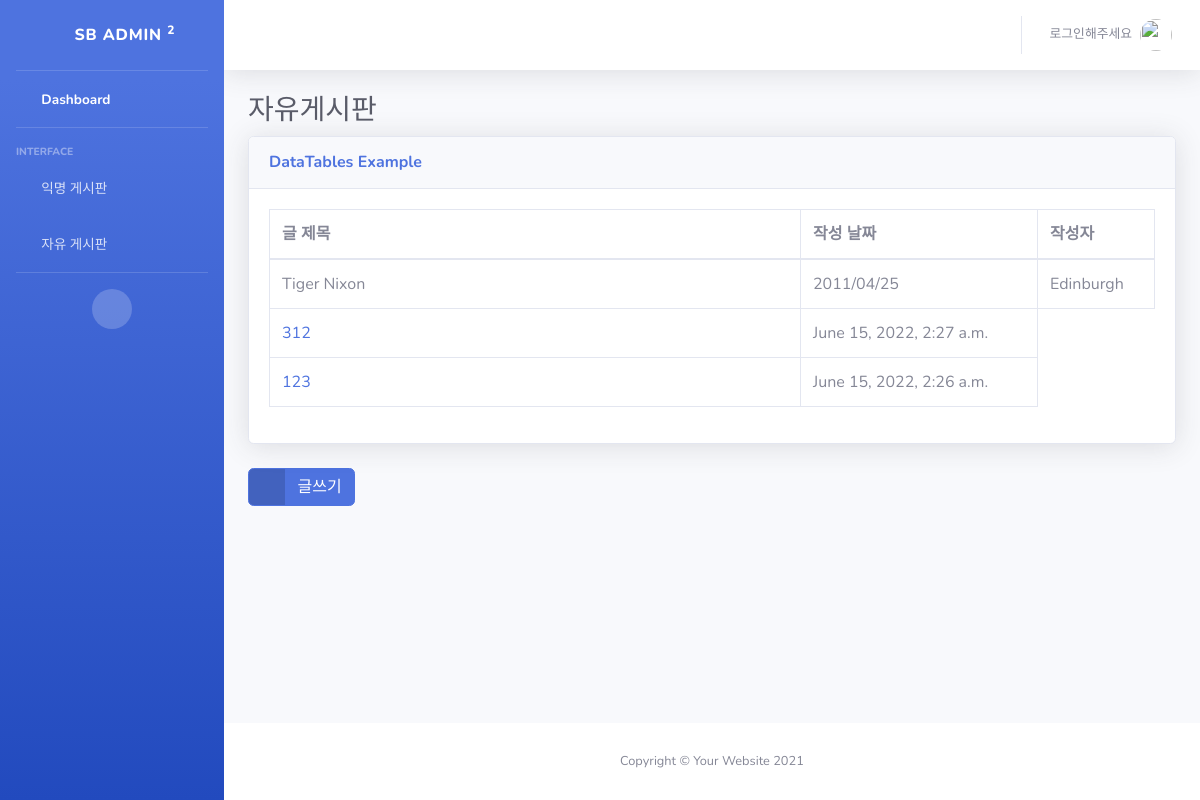
The page / on the database its author committed.
### devapp/models.py (models this page shows, shortened)
class Post(models.Model):
    title = models.CharField(max_length=200)
    body = models.TextField()
    date = models.DateTimeField(auto_now_add=True)

### devapp/views.py (the view)
# urls.py: path('', views.home, name='home'),
def home(req):
    posts = Post.objects.filter().order_by('-date')
    return render(req, 'index.html', {'posts': posts})

### devapp/templates/index.html
{% extends 'base.html'%}
{% block content %}
<h1 class="h3 mb-2 text-gray-800">자유게시판</h1>
<div class="card shadow mb-4">
    <div class="card-header py-3">
        <h6 class="m-0 font-weight-bold text-primary">DataTables Example</h6>
    </div>
    <div class="card-body">
        <div class="table-responsive">
            <table class="table table-bordered" id="dataTable" width="100%" cellspacing="0">
                <thead>
                    <tr>
                        <th style="width: 60%">글 제목</th>
                        <th>작성 날짜</th>
                        <th>작성자</th>
                    </tr>
                </thead>
                <tbody>
                    <tr>
                        <td>Tiger Nixon</td>
                        <td>2011/04/25</td>
                        <td>Edinburgh</td>
                    </tr>
                    {% for post in posts %}
                    <tr>
                        <td><a href="{% url 'detail' post.id %}">{{post.title}}</a></td>
                        <td>{{post.date}}</td>
                    </tr>
                    {% endfor %}
                </tbody>
            </table>
        </div>
    </div>
</div>
<a href="{% url 'postcreate' %}" class="btn btn-primary btn-icon-split">
    <span class="icon text-white-50">
        <i class="fas fa-flag"></i>
    </span>
    <span class="text">글쓰기</span>
</a>
{% endblock %}

### rows shown on the page
Post: title "312", date "June 15, 2022, 2:27 a.m."
Post: title "123", date "June 15, 2022, 2:26 a.m."
